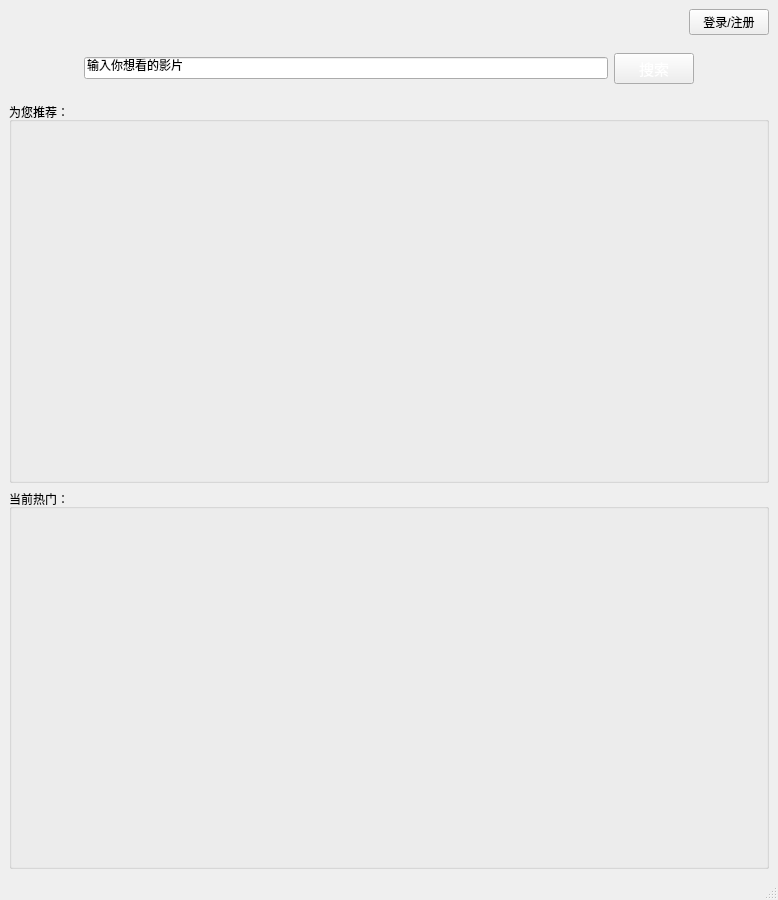
<?xml version="1.0" encoding="UTF-8"?>
<ui version="4.0">
 <class>mainWindow</class>
 <widget class="QMainWindow" name="mainWindow">
  <property name="geometry">
   <rect>
    <x>0</x>
    <y>0</y>
    <width>778</width>
    <height>900</height>
   </rect>
  </property>
  <property name="minimumSize">
   <size>
    <width>300</width>
    <height>900</height>
   </size>
  </property>
  <property name="windowTitle">
   <string>电影推荐系统</string>
  </property>
  <widget class="QWidget" name="centralwidget">
   <property name="mouseTracking">
    <bool>true</bool>
   </property>
   <layout class="QVBoxLayout" name="verticalLayout_21">
    <item alignment="Qt::AlignRight">
     <widget class="QPushButton" name="loginButton">
      <property name="sizePolicy">
       <sizepolicy hsizetype="Fixed" vsizetype="Fixed">
        <horstretch>0</horstretch>
        <verstretch>0</verstretch>
       </sizepolicy>
      </property>
      <property name="text">
       <string>登录/注册</string>
      </property>
     </widget>
    </item>
    <item>
     <widget class="QWidget" name="widget" native="true">
      <property name="sizePolicy">
       <sizepolicy hsizetype="Preferred" vsizetype="Fixed">
        <horstretch>0</horstretch>
        <verstretch>0</verstretch>
       </sizepolicy>
      </property>
      <property name="minimumSize">
       <size>
        <width>0</width>
        <height>22</height>
       </size>
      </property>
      <property name="maximumSize">
       <size>
        <width>16777215</width>
        <height>55</height>
       </size>
      </property>
      <layout class="QHBoxLayout" name="horizontalLayout" stretch="1,7,1,1">
       <property name="spacing">
        <number>6</number>
       </property>
       <property name="sizeConstraint">
        <enum>QLayout::SetDefaultConstraint</enum>
       </property>
       <property name="leftMargin">
        <number>0</number>
       </property>
       <property name="topMargin">
        <number>0</number>
       </property>
       <property name="rightMargin">
        <number>0</number>
       </property>
       <property name="bottomMargin">
        <number>0</number>
       </property>
       <item>
        <spacer name="horizontalSpacer">
         <property name="orientation">
          <enum>Qt::Horizontal</enum>
         </property>
         <property name="sizeHint" stdset="0">
          <size>
           <width>36</width>
           <height>20</height>
          </size>
         </property>
        </spacer>
       </item>
       <item>
        <widget class="QLineEdit" name="searchLineEdit">
         <property name="whatsThis">
          <string>&lt;!DOCTYPE HTML PUBLIC &quot;-//W3C//DTD HTML 4.0//EN&quot; &quot;http://www.w3.org/TR/REC-html40/strict.dtd&quot;&gt;
&lt;html&gt;&lt;head&gt;&lt;meta name=&quot;qrichtext&quot; content=&quot;1&quot; /&gt;&lt;style type=&quot;text/css&quot;&gt;
p, li { white-space: pre-wrap; }
&lt;/style&gt;&lt;/head&gt;&lt;body style=&quot; font-family:'SimSun'; font-size:9pt; font-weight:400; font-style:normal;&quot;&gt;
&lt;p style=&quot; margin-top:0px; margin-bottom:0px; margin-left:0px; margin-right:0px; -qt-block-indent:0; text-indent:0px;&quot;&gt;输入您想看的影片&lt;/p&gt;&lt;/body&gt;&lt;/html&gt;</string>
         </property>
         <property name="text">
          <string>输入你想看的影片</string>
         </property>
        </widget>
       </item>
       <item>
        <widget class="QPushButton" name="searchButton">
         <property name="font">
          <font>
           <family>楷体</family>
           <pointsize>11</pointsize>
          </font>
         </property>
         <property name="styleSheet">
          <string notr="true">
color: rgb(255, 255, 255);</string>
         </property>
         <property name="text">
          <string>搜索</string>
         </property>
        </widget>
       </item>
       <item>
        <spacer name="horizontalSpacer_2">
         <property name="orientation">
          <enum>Qt::Horizontal</enum>
         </property>
         <property name="sizeHint" stdset="0">
          <size>
           <width>36</width>
           <height>20</height>
          </size>
         </property>
        </spacer>
       </item>
      </layout>
     </widget>
    </item>
    <item>
     <widget class="QMyMovieGroupBox" name="groupBox">
      <property name="minimumSize">
       <size>
        <width>400</width>
        <height>0</height>
       </size>
      </property>
      <property name="title">
       <string>为您推荐：</string>
      </property>
     </widget>
    </item>
    <item>
     <widget class="QMyMovieGroupBox" name="groupBox_2">
      <property name="minimumSize">
       <size>
        <width>400</width>
        <height>0</height>
       </size>
      </property>
      <property name="title">
       <string>当前热门：</string>
      </property>
     </widget>
    </item>
   </layout>
  </widget>
  <widget class="QStatusBar" name="statusbar"/>
 </widget>
 <customwidgets>
  <customwidget>
   <class>QMyMovieGroupBox</class>
   <extends>QGroupBox</extends>
   <header location="global">QMyMovieGroupBox</header>
   <container>1</container>
  </customwidget>
 </customwidgets>
 <resources/>
 <connections>
  <connection>
   <sender>searchButton</sender>
   <signal>clicked()</signal>
   <receiver>mainWindow</receiver>
   <slot>search()</slot>
   <hints>
    <hint type="sourcelabel">
     <x>688</x>
     <y>76</y>
    </hint>
    <hint type="destinationlabel">
     <x>777</x>
     <y>88</y>
    </hint>
   </hints>
  </connection>
  <connection>
   <sender>loginButton</sender>
   <signal>clicked()</signal>
   <receiver>mainWindow</receiver>
   <slot>to_login()</slot>
   <hints>
    <hint type="sourcelabel">
     <x>381</x>
     <y>13</y>
    </hint>
    <hint type="destinationlabel">
     <x>342</x>
     <y>13</y>
    </hint>
   </hints>
  </connection>
 </connections>
 <slots>
  <slot>search()</slot>
  <slot>to_login()</slot>
 </slots>
</ui>
